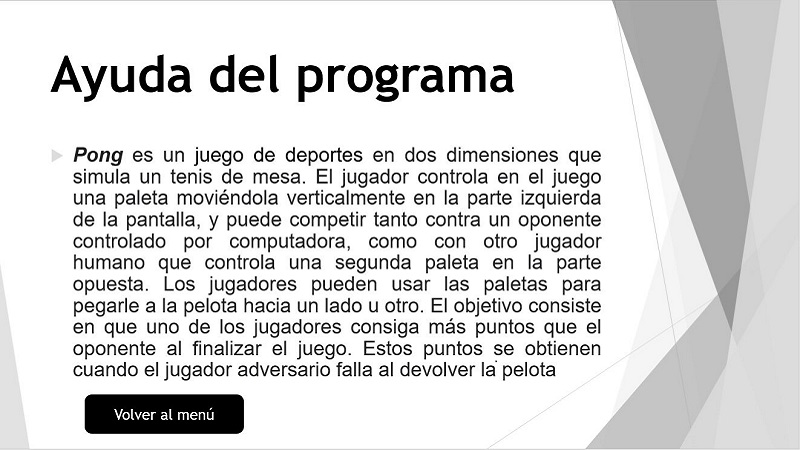
#> input picture Pong_juego/Ayuda.jpg, 800 x 450 px, given in place of premium_photo-1709440655728-295d8c1cb722.jpg, which was not available
$ python invertir_img.py
#> lines starting #> are read from the running program, lines starting #| are printed output that depends on the picture; pictures that were not available may be replaced by others from this repository, and a replacement may not be noted
import numpy as np
import matplotlib.pyplot as plt
from PIL import Image

img1 = Image.open("premium_photo-1709440655728-295d8c1cb722.jpg")
#> img1 is the input picture: PIL image 800x450 RGB; mean R, G, B 219.5, 219.5, 219.5
img2 = Image.open("perrito_compu.jpg")
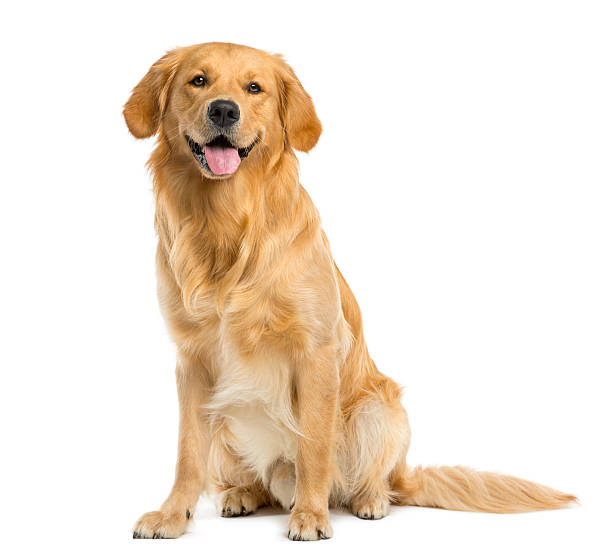
#> input picture perrito_compu.jpg, 612 x 558 px
#> img2 is the input picture: PIL image 612x558 RGB; mean R, G, B 240.7, 228, 214.2

img2_resize = img2.resize(img1.size)
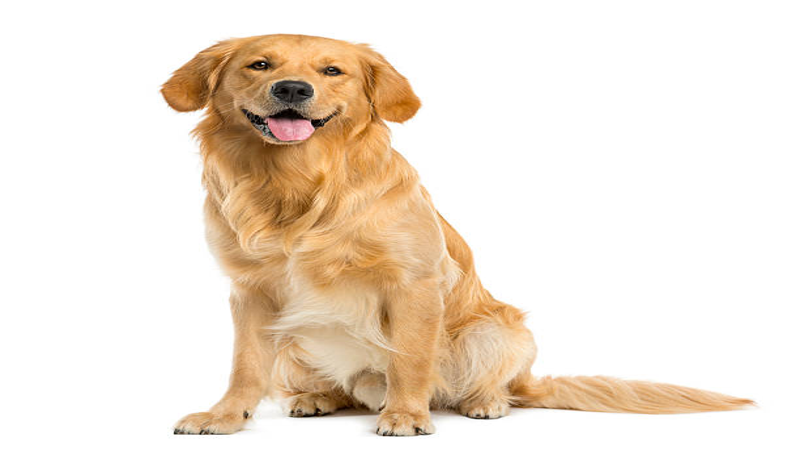
#> img2_resize: PIL image 800x450 RGB; mean R, G, B 240.7, 228, 214.2

img1 = np.array(img1)/255
#> img1: shape (450, 800, 3) float64
img2 = np.array(img2_resize)/255
#> img2: shape (450, 800, 3) float64

img_fusionada = (img1 + img2)/2
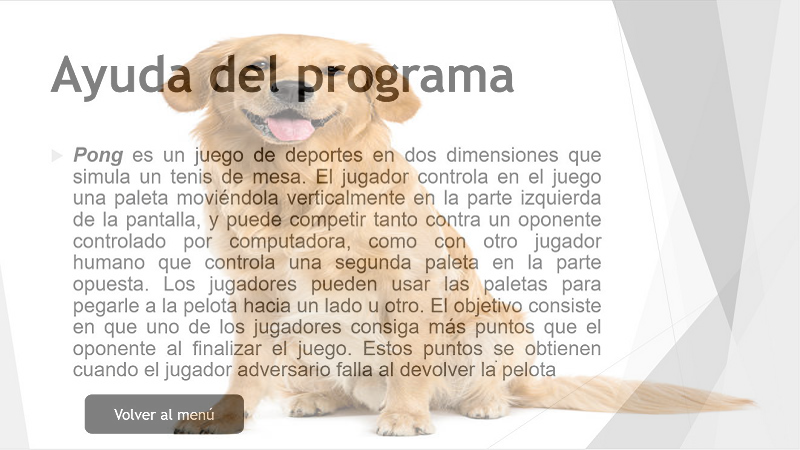
#> img_fusionada: shape (450, 800, 3) float64; mean R, G, B 0.902, 0.878, 0.85
#img = plt.imread("premium_photo-1709440655728-295d8c1cb722.jpg") / 255
#img2 = plt.imread("perrito_compu.jpg") / 255
#negativa de la imagen
#imgN = 1 - img


plt.imshow(img_fusionada)
plt.axis('off')
plt.title("Imagen original")

# [6 lines of commented-out code are left out]
plt.savefig("salida.png")
